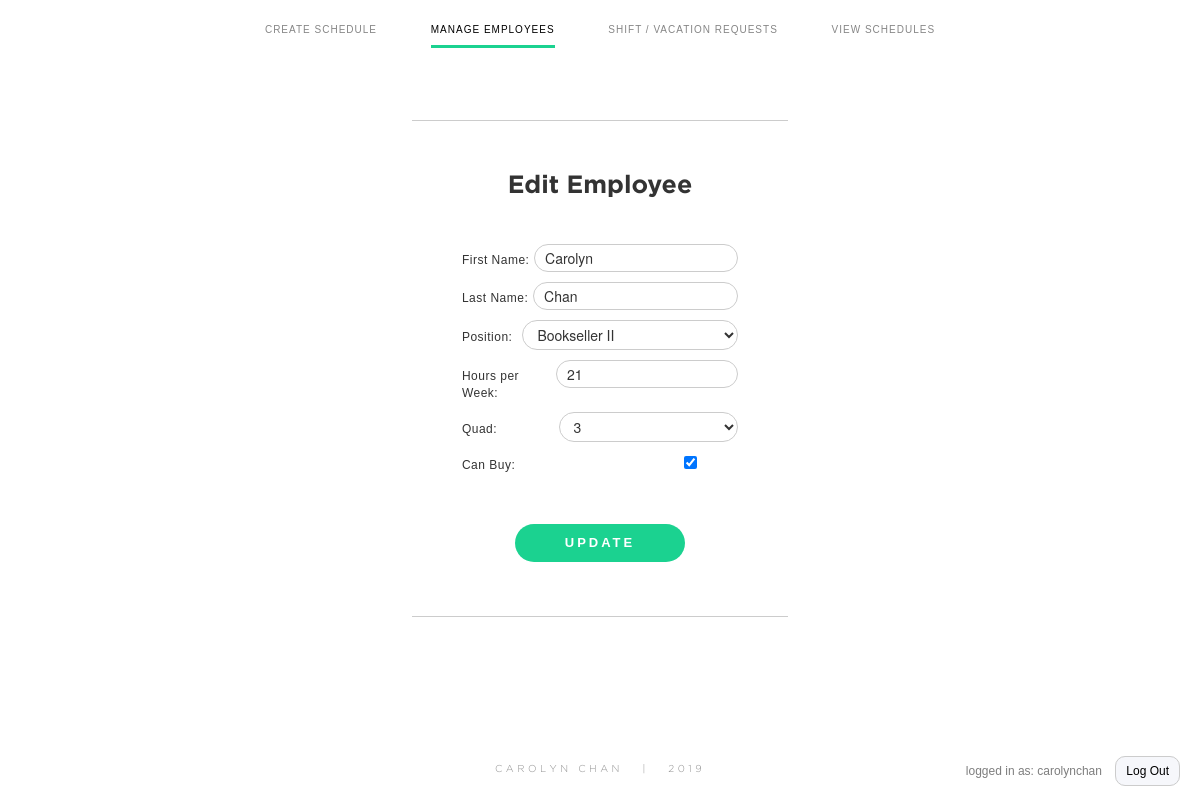
The page /scheduler/employees/27/update/ (signed in) on the database its author committed.
### scheduler/models.py (models this page shows, shortened)
class Employee(models.Model):
    POSITION_CHOICES = (
        ("SM", "Senior Manager"),
        ("AM", "Assistant Manager"),
        ("SIM", "Store Inventory Merchandiser"),
        ("SLIM", "Shift Leader"),
        ("BSI", "Bookseller I"),
        ("BSII", "Bookseller II"),
        ("PT", "Part Time Bookseller"),
        ("TB", "Temporary Bookseller"),
    )
    QUAD_CHOICES = ((i+1,i+1) for i in range(4))
    firstName = models.CharField(max_length=20, default="")
    lastName = models.CharField(max_length=20, default="")
    position = models.CharField(max_length=20,
                                choices=POSITION_CHOICES,
                                default="BSII",)
    hours = models.IntegerField(default=35, validators=[MaxValueValidator(35)])
    quad = models.IntegerField(blank=True,
                                null=True,
                                choices=QUAD_CHOICES)
    isBuyer = models.BooleanField(default=False)
    class Meta:
        ordering = ('lastName', 'firstName')

### scheduler/views.py (the view, shortened to what this page needs)
# urls.py: url(r'^employees/(?P<pk>[0-9]+)/update/$', views.EmployeeUpdate.as_view(), name='employee-update'),
class EmployeeUpdate(LoginRequiredMixin, UpdateView):
    login_url = '/login/'
    redirect_field_name = 'redirect_to'
    model = Employee
    fields = ['firstName', 'lastName', 'position', 'hours', 'quad', 'isBuyer']
    template_name_suffix = '_update_form'

### scheduler/templates/scheduler/employee_update_form.html (shortened to what this page needs)
{% include "scheduler/base.html" %}
{% include "scheduler/menu.html" %}
<body class="employees">
    <div class="container make-full-page">
        <div class="row">
            <div class="col-xs-12 center-block text-center">
                <div class="model-form-background">
                    <div class="col-xs-12 text-center">
                        <h4 class="sub-page-title page-top">Edit Employee</h4>
                    </div>
                    <div class="col-xs-12 model-form text-center center-block">
                        <form method="POST">
                            <div class="row">
                                <div class="col-xs-12 text-center">
                                    <label for="id_firstName">First Name: </label> {{ form.firstName }}
                                </div>
                            </div>
                            <div class="row">
                                <div class="col-xs-12 text-center">
                                    <label for="id_lastName">Last Name: </label> {{ form.lastName }}
                                </div>
                            </div>
                            <div class="row">
                                <div class="col-xs-12 text-center">
                                    <label for="id_position" class="input-label-padding">Position: </label> {{ form.position }}
                                </div>
                            </div>
                            <div class="row">
                                <div class="col-xs-12 text-center">
                                    <label for="id_hours">Hours per Week: </label> {{ form.hours }}
                                </div>
                            </div>
                            <div class="row">
                                <div class="col-xs-12 text-center">
                                    <label for="id_quad" class="input-label-padding">Quad: </label> {{ form.quad }}
                                </div>
                            </div>
                            <div class="row">
                                <div class="col-xs-12 text-center">
                                    <label for="id_quad">Can Buy: </label> {{ form.isBuyer }}
                                </div>
                            </div>
                            <div class="row">
                                <div class="col-xs-12 text-center button-row">
                                    <input class="submit-button small-submit-button" type="submit" value="Update" />
                                </div>
                            </div>
                        </form>
                    </div>
                </div>
            </div>
        </div>
    </div>
</body>
{% include "scheduler/footer.html" %}

### scheduler/templates/scheduler/menu.html
<div class="container" id="menu-container">
    <div class="row">
        <div class="col-xs-12 center-block text-center">
            <ul id="menu">
                <li class="menu-item generate"><a href="{% url 'scheduler:index' %}">Create Schedule</a></li>
                <li class="menu-item employees"><a href="{% url 'scheduler:manage-employees' %}">Manage Employees</a></li>
                <li class="menu-item requests"><a href="{% url 'scheduler:requests' %}">Shift / Vacation Requests</a></li>
                <li class="menu-item schedules"><a href="{% url 'scheduler:schedules' %}">View Schedules</a></li>
            </ul>
        </div>
    </div>
</div>
<div id="login-bar">
            <div id="login-bar-text">
                <p id="login-text">logged in as: {{ request.user.username }}</p>
                <a class="logout-button" id="logout-link" href="/logout">Log Out</a>
            </div>
</div>

### scheduler/static/css/main.css (style rules this page uses)
#login-bar { position: fixed; bottom: 0; height: 60px; text-align: right; line-height: 60px; font-size: 12px; right: 0; z-index: 100; }
#login-bar-text { display: inline-block; background-color: white; -webkit-box-shadow: 30px 40px 107px 76px rgba(255,255,255,1); -moz-box-shadow: 30px 40px 107px 76px rgba(255,255,255,1); box-shadow: 30px 40px 107px 76px rgba(255,255,255,1); }
#login-text { font-family: Pier Sans, arial, sans-serif; color: #7E7E7E; display: inline-block; }
.logout-button { border: 1px solid #aaa; border: 1px solid #ccc; border-radius: 10px; font-family: Pier Sans, arial, sans-serif; background-color: #F6F7FB; color: black; padding: 6px 12px; font-size: 12px; -webkit-transition: all 0.2s ease-out; -moz-transition: all 0.2s ease-out; -o-transition: all 0.2s ease-out; transition: all 0.2s ease-out; }
#logout-link { text-decoration: none; margin-left: 10px; margin-right: 20px; height: 25px; padding: 7px 10px; }
#menu-container { height: 60px; line-height: 60px; }
#menu { font-family: Pier Sans, Arial, Helvetica, sans-serif; text-transform: uppercase; font-size: 10px; letter-spacing: 1px; }
.menu-item { list-style: none; display: inline-block; margin-left: 25px; margin-right: 25px; }
.menu-item a { color: #868686; padding-bottom: 10px; -webkit-transition: all 0.2s ease-out; -moz-transition: all 0.2s ease-out; -o-transition: all 0.2s ease-out; transition: all 0.2s ease-out; }
body.generate #menu .menu-item.generate a, body.employees #menu .menu-item.employees a, body.requests #menu .menu-item.requests a, body.schedules #menu .menu-item.schedules a { color: black; border-bottom: 3px solid #1BD290; min-height: 100%; }
.make-full-page { min-height: 100%; margin-bottom: -60px; margin-top: -60px; }
ul { list-style: none; padding: 0px; }
label { font-family: Pier Sans, Arial, Helvetica, sans-serif; font-weight: 100 !important; letter-spacing: 0.5px; font-size: 12px; margin-right: 5px; }
.submit-button { background-color: #1BD290; -webkit-border-radius: 50px; -moz-border-radius: 50px; border-radius: 50px; font-family: Pier Sans, arial, sans-serif; font-weight: bold; color: white; font-size: 13px; letter-spacing: 3px; text-transform: uppercase; border: 0px; padding: 15px 60px; -webkit-transition: all 0.2s ease-out; -moz-transition: all 0.2s ease-out; -o-transition: all 0.2s ease-out; transition: all 0.2s ease-out; }
.small-submit-button { padding: 10px 50px; }
.page-top { margin-top: 50px; margin-bottom: 30px; }
.sub-page-title { font-size: 25px; font-family: Gotham, arial, sans-serif; font-weight: bold; }
.model-form-background { width: 33%; display: inline-block; border-top: 1px solid #ccc; border-bottom: 1px solid #ccc; margin: 0 auto; padding: 0px 20px 30px 20px; margin-top: 50px; }
.model-form:not(#add-employee-form) .row { margin: 0 auto; }
.model-form-background .sub-page-title { margin-bottom: 45px; }
.input-label-padding { padding-right: 10px; }
.model-form .col-xs-12, .model-form .col-xs-6, .model-form .col-xs-5, .model-form .col-xs-4, .model-form .col-xs-3 { display: table; margin-bottom: 10px; text-align: left; }
.model-form label { display: table-cell; }
.model-form input[type="text"], .model-form input[type="number"], .model-form select { -webkit-border-radius: 25px; -moz-border-radius: 25px; border-radius: 25px; border: 1px solid #ccc; padding: 3px 10px; background-color: white; display: table-cell; width: 100%; }
.button-row { margin: 0 auto; margin-top: 40px; text-align: center !important; }

### rows shown on the page
Employee: firstName "Carolyn", lastName "Chan", position "Bookseller II", hours "21", quad "3", isBuyer "☑"

### other values the page prints
{{ request.user.username }} "carolynchan"
